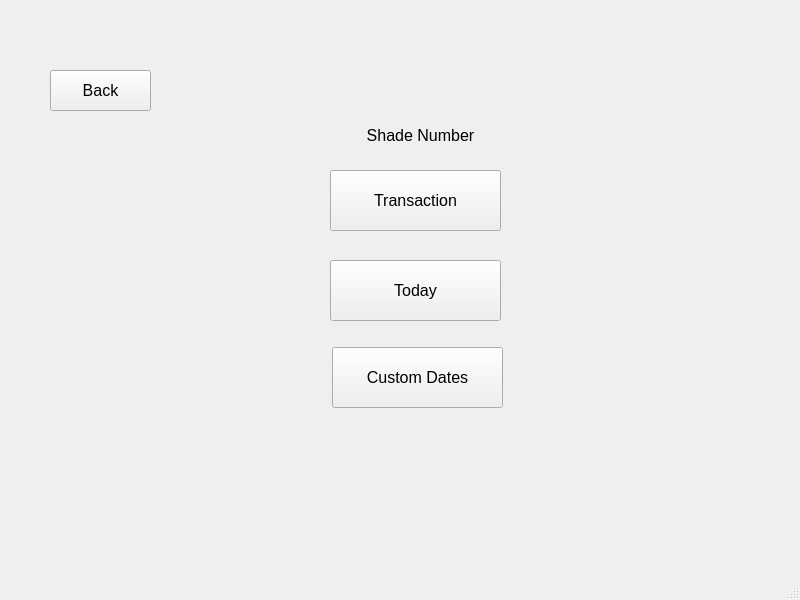
<?xml version="1.0" encoding="UTF-8"?>
<ui version="4.0">
 <class>MainWindow</class>
 <widget class="QMainWindow" name="MainWindow">
  <property name="geometry">
   <rect>
    <x>0</x>
    <y>0</y>
    <width>800</width>
    <height>600</height>
   </rect>
  </property>
  <property name="windowTitle">
   <string>MainWindow</string>
  </property>
  <widget class="QWidget" name="centralwidget">
   <widget class="QPushButton" name="op_back">
    <property name="geometry">
     <rect>
      <x>50</x>
      <y>70</y>
      <width>101</width>
      <height>41</height>
     </rect>
    </property>
    <property name="font">
     <font>
      <pointsize>12</pointsize>
     </font>
    </property>
    <property name="text">
     <string>Back</string>
    </property>
   </widget>
   <widget class="QPushButton" name="view_today">
    <property name="geometry">
     <rect>
      <x>330</x>
      <y>260</y>
      <width>171</width>
      <height>61</height>
     </rect>
    </property>
    <property name="font">
     <font>
      <pointsize>12</pointsize>
     </font>
    </property>
    <property name="text">
     <string>Today</string>
    </property>
   </widget>
   <widget class="QPushButton" name="view_custom">
    <property name="geometry">
     <rect>
      <x>332</x>
      <y>347</y>
      <width>171</width>
      <height>61</height>
     </rect>
    </property>
    <property name="font">
     <font>
      <pointsize>12</pointsize>
     </font>
    </property>
    <property name="text">
     <string>Custom Dates</string>
    </property>
   </widget>
   <widget class="QLabel" name="label">
    <property name="geometry">
     <rect>
      <x>340</x>
      <y>120</y>
      <width>161</width>
      <height>31</height>
     </rect>
    </property>
    <property name="font">
     <font>
      <pointsize>12</pointsize>
     </font>
    </property>
    <property name="text">
     <string>Shade Number</string>
    </property>
    <property name="alignment">
     <set>Qt::AlignCenter</set>
    </property>
   </widget>
   <widget class="QPushButton" name="view_trans">
    <property name="geometry">
     <rect>
      <x>330</x>
      <y>170</y>
      <width>171</width>
      <height>61</height>
     </rect>
    </property>
    <property name="font">
     <font>
      <pointsize>12</pointsize>
     </font>
    </property>
    <property name="text">
     <string>Transaction</string>
    </property>
   </widget>
  </widget>
  <widget class="QStatusBar" name="statusbar"/>
 </widget>
 <resources/>
 <connections/>
</ui>
